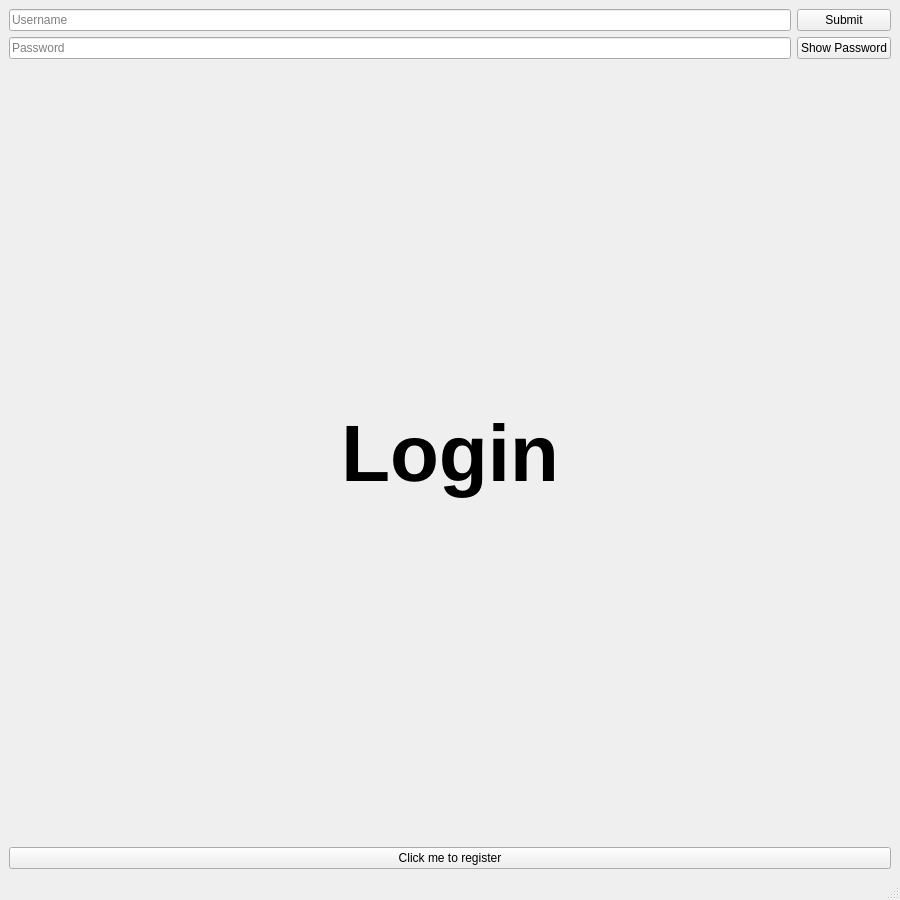
<?xml version="1.0" encoding="UTF-8"?>
<ui version="4.0">
 <class>MainWindow</class>
 <widget class="QMainWindow" name="MainWindow">
  <property name="geometry">
   <rect>
    <x>0</x>
    <y>0</y>
    <width>900</width>
    <height>900</height>
   </rect>
  </property>
  <property name="windowTitle">
   <string>Password Manager - Login</string>
  </property>
  <widget class="QWidget" name="centralwidget">
   <layout class="QGridLayout" name="gridLayout">
    <item row="0" column="0">
     <widget class="QLineEdit" name="usernameEdit">
      <property name="inputMask">
       <string/>
      </property>
      <property name="text">
       <string/>
      </property>
      <property name="placeholderText">
       <string>Username</string>
      </property>
     </widget>
    </item>
    <item row="1" column="0">
     <widget class="QLineEdit" name="passwordEdit">
      <property name="text">
       <string/>
      </property>
      <property name="echoMode">
       <enum>QLineEdit::Password</enum>
      </property>
      <property name="placeholderText">
       <string>Password</string>
      </property>
     </widget>
    </item>
    <item row="0" column="1">
     <widget class="QPushButton" name="submitButton">
      <property name="text">
       <string>Submit</string>
      </property>
     </widget>
    </item>
    <item row="1" column="1">
     <widget class="QPushButton" name="showPassButton">
      <property name="text">
       <string>Show Password</string>
      </property>
     </widget>
    </item>
    <item row="4" column="0" colspan="2">
     <widget class="QPushButton" name="goToRegisterButton">
      <property name="text">
       <string>Click me to register</string>
      </property>
     </widget>
    </item>
    <item row="3" column="0" colspan="2">
     <widget class="QLabel" name="loginLabel">
      <property name="font">
       <font>
        <pointsize>60</pointsize>
        <weight>75</weight>
        <bold>true</bold>
        <underline>false</underline>
       </font>
      </property>
      <property name="layoutDirection">
       <enum>Qt::LeftToRight</enum>
      </property>
      <property name="text">
       <string>Login</string>
      </property>
      <property name="alignment">
       <set>Qt::AlignCenter</set>
      </property>
     </widget>
    </item>
   </layout>
  </widget>
  <widget class="QMenuBar" name="menubar">
   <property name="geometry">
    <rect>
     <x>0</x>
     <y>0</y>
     <width>900</width>
     <height>21</height>
    </rect>
   </property>
  </widget>
  <widget class="QStatusBar" name="statusbar"/>
 </widget>
 <resources/>
 <connections/>
</ui>
